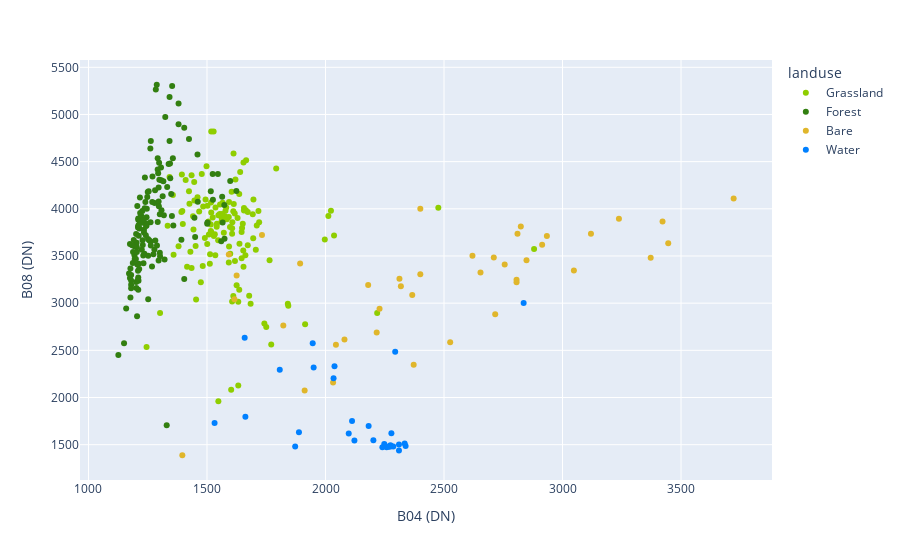

The notebook cell this image was saved under:
### Markdown cell above
The next step is to plot the landuse classes as a function of the different bands. In this example we use the bands Blue (B02) on the x-axis and Infrared (B08) on the y-axis.

### Code cell
# Get bands
band_x_axis = X[:,2]
band_y_axis = X[:,3]

# Make list with landuse classes and colors to be used in plot
landuse_classes_names_array = []
for landuse_class in sample_areas_array[(sample_areas_array > 0)]:
   landuse_classes_names_array.append(id_landuse_class_dict[landuse_class])
   
# Make a Pandas dataframe
df = pd.DataFrame({'x':band_x_axis, 'y':band_y_axis, 'landuse':landuse_classes_names_array})

# Plot (marginal_x='box', marginal_y='box',)
fig = px.scatter(df, x="x", y="y", color='landuse',  category_orders={"landuse": landuse_classes_list}, color_discrete_sequence=landuse_class_color_list, labels = {"x" : "B04 (DN)", "y" : "B08 (DN)", })
fig.show()

### Figure 1 — Plotly figure (JSON) as saved in the notebook; plotly's stock layout.template omitted (floating-point values rounded to 4 significant figures; data arrays with more than 128 entries replaced by an {"elided": "..."} marker saying what was removed)
{"data": [{"hovertemplate": "landuse=Grassland<br>B04 (DN)=%{x}<br>B08 (DN)=%{y}<extra></extra>", "legendgroup": "Grassland", "marker": {"color": "#8fce00", "symbol": "circle"}, "mode": "markers", "name": "Grassland", "orientation": "v", "showlegend": true, "type": "scatter", "x": {"elided": "133 int values"}, "xaxis": "x", "y": {"elided": "133 int values"}, "yaxis": "y"}, {"hovertemplate": "landuse=Forest<br>B04 (DN)=%{x}<br>B08 (DN)=%{y}<extra></extra>", "legendgroup": "Forest", "marker": {"color": "#327f10", "symbol": "circle"}, "mode": "markers", "name": "Forest", "orientation": "v", "showlegend": true, "type": "scatter", "x": {"elided": "149 int values"}, "xaxis": "x", "y": {"elided": "149 int values"}, "yaxis": "y"}, {"hovertemplate": "landuse=Bare<br>B04 (DN)=%{x}<br>B08 (DN)=%{y}<extra></extra>", "legendgroup": "Bare", "marker": {"color": "#e0b62b", "symbol": "circle"}, "mode": "markers", "name": "Bare", "orientation": "v", "showlegend": true, "type": "scatter", "x": [2806, 2934, 1732, 3120, 2810, 1625, 2914, 2620, 3422, 1592, 2756, 2716, 2180, 3446, 3238, 2824, 1396, 1912, 1616, 2400, 3722, 2806, 2044, 2372, 3372, 2080, 2216, 3048, 2526, 2400, 2710, 1893, 2654, 1822, 2032, 2318, 2312, 2848, 2366, 2228], "xaxis": "x", "y": [3248, 3713, 3723, 3736, 3735, 3292, 3618, 3502, 3866, 3516, 3410, 2882, 3192, 3634, 3896, 3813, 1388, 2073, 3041, 4000, 4110, 3222, 2558, 2346, 3481, 2616, 2690, 3346, 2587, 3306, 3483, 3420, 3324, 2762, 2160, 3178, 3260, 3454, 3087, 2941], "yaxis": "y"}, {"hovertemplate": "landuse=Water<br>B04 (DN)=%{x}<br>B08 (DN)=%{y}<extra></extra>", "legendgroup": "Water", "marker": {"color": "#0080ff", "symbol": "circle"}, "mode": "markers", "name": "Water", "orientation": "v", "showlegend": true, "type": "scatter", "x": [2258, 2240, 2274, 2248, 2310, 1659, 2334, 2338, 2294, 2278, 1807, 2310, 2038, 1946, 2836, 1872, 1888, 1662, 2202, 2182, 2112, 2266, 2286, 2270, 1950, 2098, 2278, 2034, 1532, 2122], "xaxis": "x", "y": [1472, 1473, 1495, 1507, 1501, 2634, 1512, 1487, 2484, 1621, 2293, 1438, 2332, 2574, 3003, 1481, 1633, 1796, 1547, 1698, 1750, 1480, 1480, 1478, 2319, 1619, 1483, 2203, 1731, 1544], "yaxis": "y"}], "layout": {"legend": {"title": {"text": "landuse"}, "tracegroupgap": 0}, "margin": {"t": 60}, "xaxis": {"anchor": "y", "domain": [0, 1], "title": {"text": "B04 (DN)"}}, "yaxis": {"anchor": "x", "domain": [0, 1], "title": {"text": "B08 (DN)"}}}}
